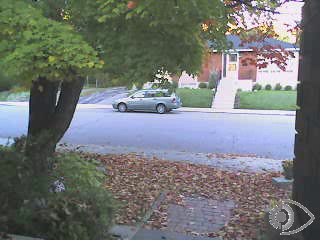
//> input picture frame 11 of 计算机视觉课程/第11章 处理视频序列/OpenCV 11.4/bike.mp4, 320 x 240 px
$ ./main   (built with g++ and OpenCV 4)
//> lines starting //> are read from the running program, lines starting //| are printed output that depends on the picture
//> in run, frame is the input picture: 240 rows x 320 cols, CV_8UC3; mean B, G, R 117.8, 119, 115
//
//  main.cpp
//  opencv11-3
//
//  Created by one on 2018/10/25.
//  Copyright © 2018 one. All rights reserved.
//

#include <opencv2/highgui/highgui.hpp>
#include <opencv2/imgproc/imgproc.hpp>

void picture(cv::Mat& img, cv::Mat& out) {
    // 转换成HSV色彩空间
    cv::Mat hsv;
    cv::cvtColor(img, hsv, CV_BGR2HSV);
//> hsv: 240 rows x 320 cols, CV_8UC3; mean H, S, V 76.5, 49, 131.2

    // 把三个通道分割进三个图像中
    std::vector<cv::Mat> channels;
    cv::split(hsv, channels);
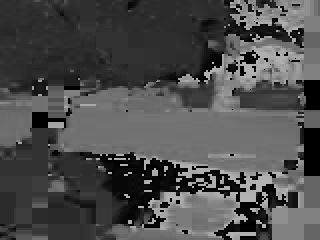
//> channels[0]: 240 rows x 320 cols, CV_8UC1; min 0, max 179, mean 76.5
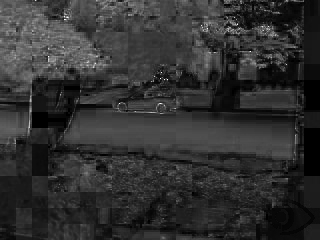
//> channels[1]: 240 rows x 320 cols, CV_8UC1; min 0, max 255, mean 49
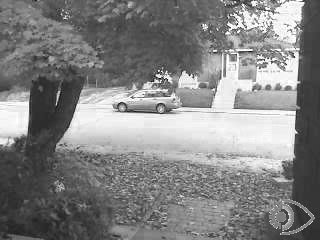
//> channels[2]: 240 rows x 320 cols, CV_8UC1; min 0, max 255, mean 131.2

    // 所有像素的亮度通道设为255
    channels[2] = 255;
//> channels[2]: 240 rows x 320 cols, CV_8UC1; every value is 255
    // 重新合并通道
    cv::merge(channels, hsv);
//> hsv: 240 rows x 320 cols, CV_8UC3; mean H, S, V 76.5, 49, 255
    // 转换回BGR
    cv::cvtColor(hsv, out, CV_HSV2BGR);
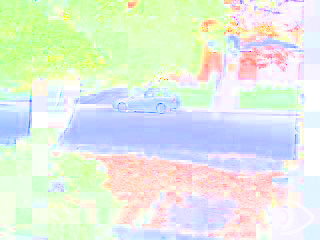
//> out: 240 rows x 320 cols, CV_8UC3; mean B, G, R 223.1, 236.4, 226.5
}

// 用Canny算子计算输入图像的边缘
void canny(cv::Mat& img, cv::Mat& out) {
    // 如是彩色图像，则转换成灰度图像
    if (img.channels() == 3) {
        cv::cvtColor(img, out, CV_BGR2GRAY);
        // 计算Canny边缘
        cv::Canny(out, out, 100, 200);
    }
    else
        cv::Canny(img, out, 100, 200);
    // 反转图像
    cv::threshold(out, out, 128, 255, cv::THRESH_BINARY_INV);
}

// 处理帧的接口
class FrameProcessor {
public:
    // 处理方法
    virtual void process(cv::Mat &input, cv::Mat &output) = 0;    // 纯虚函数
};

class VideoProcessor {
private:
    // OpenCV视频捕获类对象
    cv::VideoCapture capture;
    // 处理每一帧时都会调用的函数指针
    void(*process)(cv::Mat&, cv::Mat&);
    FrameProcessor* frameProcessor;    // 帧处理器对象指针
    // 布尔型变量，表示该处理函数是否会被调用
    bool callIt;
    // 输入窗口的显示名称
    std::string windowNameInput;
    // 输出窗口的显示名称
    std::string windowNameOutput;
    // 帧之间的延时
    int delay;
    // 已经处理的帧数
    long fnumber;
    // 达到这个帧数时结束
    long frameToStop;
    // 结束处理标志
    bool stop;

    // 取得下一帧
    bool readNextFrame(cv::Mat& frame) {
        return capture.read(frame);
    }

public:
    // 构造函数，设置默认值
    VideoProcessor() : callIt(false), delay(-1),
    fnumber(0), stop(false), frameToStop(-1),
    process(NULL), frameProcessor(NULL) {}

    // 设置视频文件的名称并打开
    bool setInput(std::string filename) {
        fnumber = 0;
        // 防止已经有资源与VideoCapture实例关联
        capture.release();
        // 打开视频文件
        return capture.open(filename);
    }

    // 打开摄像设备
    bool setInput(int device) {
        fnumber = 0;
        // 防止已经有资源与VideoCapture实例关联
        capture.release();
        // 打开视频捕捉设备
        return capture.open(device);
    }

    // 创建用于显示输入帧的窗口
    void displayInput(std::string wn) {
        windowNameInput = wn;
        cv::namedWindow(windowNameInput);
    }

    // 创建用于显示输出帧的窗口
    void displayOutput(std::string wn) {
        windowNameOutput = wn;
        cv::namedWindow(windowNameOutput);
    }

    // 设置帧之间的延时(单位为毫秒),
    // 0表示每一帧都等待,
    // 负数表示不延时
    void setDelay(int d) {
        delay = d;
    }

    // 设置为需要调用回调函数process
    void callProcess() {
        callIt = true;
    }

    // 设置为不需要调用回调函数
    void dontCallProcess() {
        callIt = false;
    }

    // 设置针对每一帧调用的处理函数
    void setFrameProcessor(
                           void(*frameProcessingCallback)(
                                                          cv::Mat&, cv::Mat&)) {
                               process = frameProcessingCallback;
                               frameProcessor = NULL;    // 使帧处理器失效
                               callProcess();
                           }

    // 设置实现FrameProcessor接口的实例
    void setFrameProcessor(FrameProcessor* frameProcessorPtr) {
        // 使处理函数失效
        process = NULL;
        // 这个就是即将被调用的帧处理器接口
        frameProcessor = frameProcessorPtr;
        callProcess();
    }

    // 设置在处理完指定数量的帧后结束
    void stopAtFrameNo(long frameNo) {
        frameToStop = frameNo;
    }

    // 结束处理
    void stopIt() {
        stop = true;
    }

    // 处理过程是否已经停止？
    bool isStopped() {
        return stop;
    }

    // 捕获设备是否已经打开？
    bool isOpened() {
        return capture.isOpened();
    }

    // 返回下一帧的编号
    long getFrameNumber() {
        // 从捕获设备获取信息
        long fnumber = static_cast<long>(
                                         capture.get(CV_CAP_PROP_POS_FRAMES));
        return fnumber;
    }

    // 获取视频的帧速率
    double getFrameRate() {
        if (isOpened())
            return capture.get(CV_CAP_PROP_FPS);
        else
            return 0;
    }

    // 抓取并处理序列中的帧
    void run() {
        cv::Mat frame;    // 用于存储当前帧
        cv::Mat output;    // 用于存储输出帧

        // 如果没有打开视频文件或捕获设备
        if (!isOpened())
            return;

        stop = false;

        while (!isStopped()) {
            // 读取下一帧(如果有)
            if (!readNextFrame(frame))
                break;

            // 显示输入的帧
            if (windowNameInput.length() != 0)
                cv::imshow(windowNameInput, frame);

            // 调用处理函数
            if (callIt) {
                // 处理帧
                if (process)    // 如果处理函数不为空
                    process(frame, output);
                else if (frameProcessor)    // 如果用的是帧处理类的接口
                    frameProcessor->process(frame, output);
                // 递增已处理帧数
                fnumber++;
            }
            else {    // 没有处理
                output = frame;
            }

            // 显示输出的帧
            if (windowNameOutput.length() != 0)
                cv::imshow(windowNameOutput, output);

            // 帧间延时
            if (delay == 0) // 逐帧查看
                cv::waitKey(0);
            // 等待指定毫秒数，按键则直接退出
            else if (delay > 0 && cv::waitKey(delay) >= 0)
//> the Esc key is pressed
                stopIt();

            // 检查是否需要结束
            if (frameToStop >= 0 &&
                getFrameNumber() == frameToStop)
                stopIt();
        }
    }
};

int main()
{
    // 创建实例
    VideoProcessor processor;
    // 打开视频文件
    processor.setInput("bike.mp4");
    // 打开默认摄像头
    //processor.setInput(0);
    // 创建显示视频的窗口
    processor.displayInput("now");
    processor.displayOutput("output");
    // 用原始帧速率播放视频
    processor.setDelay(1000. / processor.getFrameRate());
    //processor.setDelay(0);    // 逐帧查看
    //processor.setDelay(1000.0 / 30);
    // 指定在处理完指定数量的帧后结束
    //processor.stopAtFrameNo(10);
    // 设置处理帧的函数
    processor.setFrameProcessor(picture);
    // 开始处理
    processor.run();
}

$ run again, starting later in the video
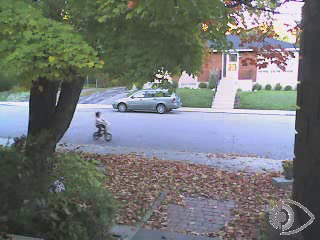
//> input picture frame 53 of 计算机视觉课程/第11章 处理视频序列/OpenCV 11.4/bike.mp4, 320 x 240 px
//> in run, frame is the input picture: 240 rows x 320 cols, CV_8UC3; mean B, G, R 117.2, 118.6, 114.7
//> in picture, `cv::split(hsv, channels);`:
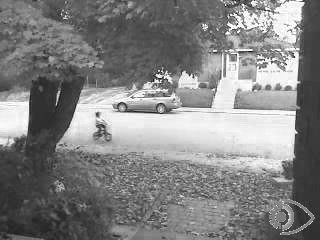
//> channels[2]: 240 rows x 320 cols, CV_8UC1; min 8, max 255, mean 130.6
//> in picture, `cv::cvtColor(hsv, out, CV_HSV2BGR);`:
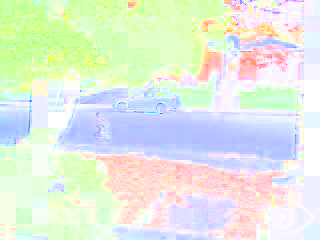
//> out: 240 rows x 320 cols, CV_8UC3; mean B, G, R 223, 236.5, 226.9

$ run again, starting later in the video
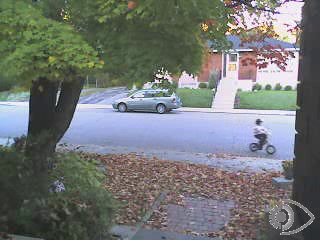
//> input picture frame 95 of 计算机视觉课程/第11章 处理视频序列/OpenCV 11.4/bike.mp4, 320 x 240 px
//> in run, frame is the input picture: 240 rows x 320 cols, CV_8UC3; mean B, G, R 116.8, 118.3, 114.7
//> in picture, `cv::split(hsv, channels);`:
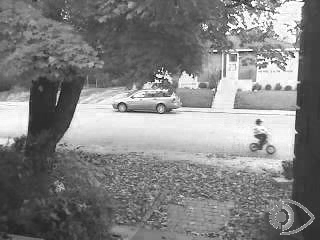
//> channels[2]: 240 rows x 320 cols, CV_8UC1; min 7, max 255, mean 130.2
//> in picture, `cv::cvtColor(hsv, out, CV_HSV2BGR);`:
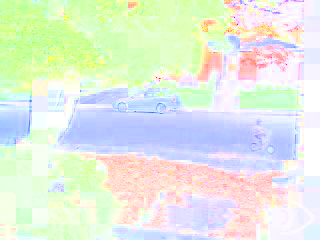
//> out: 240 rows x 320 cols, CV_8UC3; mean B, G, R 222.9, 236.6, 227.4
